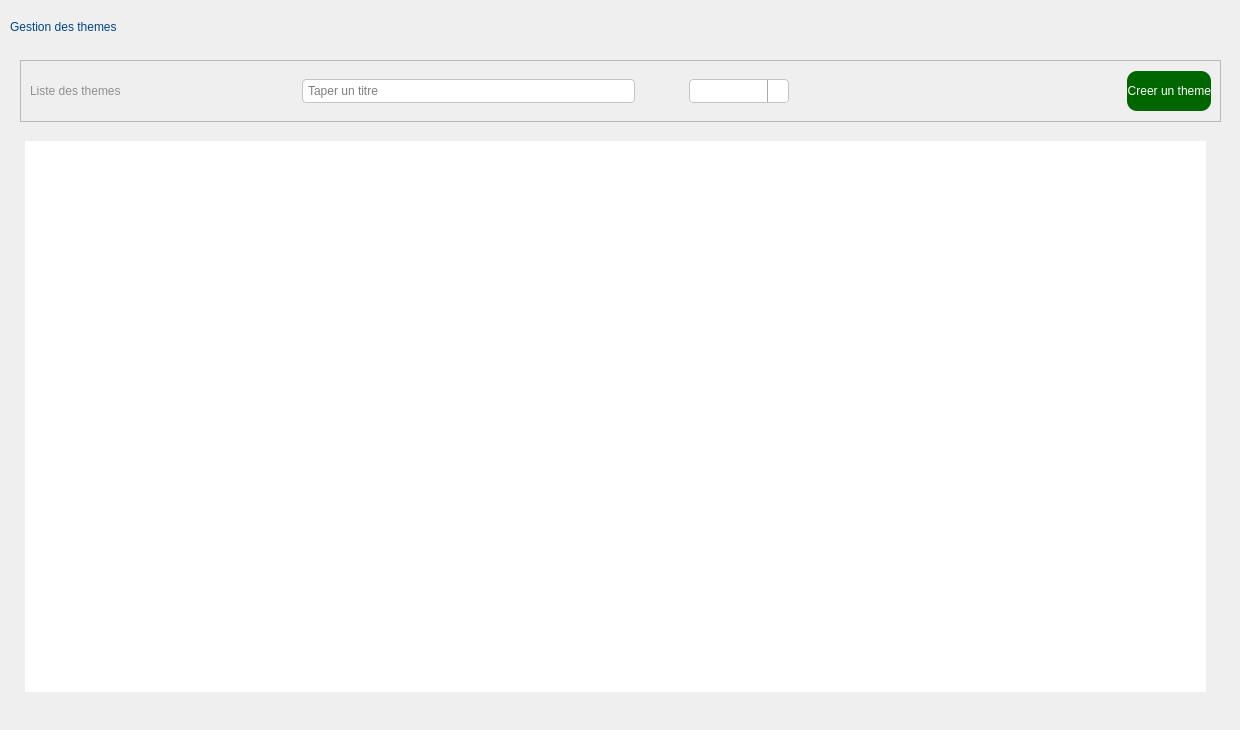
         <widget class="QWidget" name="themes_page">
          <widget class="QLabel" name="lbl_titre_themes">
           <property name="geometry">
            <rect>
             <x>10</x>
             <y>11</y>
             <width>281</width>
             <height>31</height>
            </rect>
           </property>
           <property name="styleSheet">
            <string notr="true">    color: #004780;
font: bold 15pt &quot;Segoe UI&quot;;</string>
           </property>
           <property name="text">
            <string>Gestion des themes</string>
           </property>
          </widget>
          <widget class="QWidget" name="widget_themes" native="true">
           <property name="geometry">
            <rect>
             <x>10</x>
             <y>50</y>
             <width>1221</width>
             <height>671</height>
            </rect>
           </property>
           <widget class="QFrame" name="frame_themes">
            <property name="geometry">
             <rect>
              <x>10</x>
              <y>10</y>
              <width>1201</width>
              <height>62</height>
             </rect>
            </property>
            <property name="styleSheet">
             <string notr="true">QLineEdit {
    /* Marge interne pour le texte et l'icône de la loupe */
    padding: 3px; 
    /* Bordure légèrement arrondie */
    border: 1px solid #C4C4C3;
    border-radius: 4px; 
}
QComboBox {
    /* Marge interne pour le texte */
    padding: 3px; 
    /* Bordure légèrement arrondie */
    border: 1px solid #C4C4C3;
    border-radius: 4px; 
}
QComboBox::drop-down {
    /* Rendre la flèche de la liste déroulante plus discrète */
    subcontrol-origin: padding;
    subcontrol-position: top right;
    width: 20px;

    border-left-width: 1px;
    border-left-color: darkgray;
    border-left-style: solid; 
    border-top-right-radius: 3px;
    border-bottom-right-radius: 3px;
}</string>
            </property>
            <property name="frameShape">
             <enum>QFrame::Shape::StyledPanel</enum>
            </property>
            <property name="frameShadow">
             <enum>QFrame::Shadow::Raised</enum>
            </property>
            <layout class="QHBoxLayout" name="horizontalLayout_18">
             <item>
              <widget class="QLabel" name="liste_themes">
               <property name="styleSheet">
                <string notr="true">color:rgb(144, 144, 144);
font: bold 13pt &quot;Segoe UI&quot;;</string>
               </property>
               <property name="text">
                <string>Liste des themes</string>
               </property>
              </widget>
             </item>
             <item>
              <spacer name="horizontalSpacer_16">
               <property name="orientation">
                <enum>Qt::Orientation::Horizontal</enum>
               </property>
               <property name="sizeType">
                <enum>QSizePolicy::Policy::Maximum</enum>
               </property>
               <property name="sizeHint" stdset="0">
                <size>
                 <width>175</width>
                 <height>20</height>
                </size>
               </property>
              </spacer>
             </item>
             <item>
              <widget class="QLineEdit" name="recherche_themes">
               <property name="placeholderText">
                <string>Taper un titre</string>
               </property>
               <property name="clearButtonEnabled">
                <bool>true</bool>
               </property>
              </widget>
             </item>
             <item>
              <spacer name="horizontalSpacer_18">
               <property name="orientation">
                <enum>Qt::Orientation::Horizontal</enum>
               </property>
               <property name="sizeType">
                <enum>QSizePolicy::Policy::Maximum</enum>
               </property>
               <property name="sizeHint" stdset="0">
                <size>
                 <width>48</width>
                 <height>20</height>
                </size>
               </property>
              </spacer>
             </item>
             <item>
              <layout class="QHBoxLayout" name="horizontalLayout_19">
               <item>
                <widget class="QComboBox" name="filtre_mention_2">
                 <property name="minimumSize">
                  <size>
                   <width>100</width>
                   <height>0</height>
                  </size>
                 </property>
                </widget>
               </item>
              </layout>
             </item>
             <item>
              <spacer name="horizontalSpacer_19">
               <property name="orientation">
                <enum>Qt::Orientation::Horizontal</enum>
               </property>
               <property name="sizeType">
                <enum>QSizePolicy::Policy::Expanding</enum>
               </property>
               <property name="sizeHint" stdset="0">
                <size>
                 <width>40</width>
                 <height>20</height>
                </size>
               </property>
              </spacer>
             </item>
             <item>
              <widget class="QPushButton" name="btn_add_themes">
               <property name="styleSheet">
                <string notr="true">QPushButton{
color:rgb(255, 255, 255);
font: bold 10pt &quot;Segoe UI&quot;;
height: 40px;
background-color: rgb(0, 102, 0);
border-radius: 10px;
text-align: right;
}</string>
               </property>
               <property name="text">
                <string>Creer un theme</string>
               </property>
               <property name="checkable">
                <bool>true</bool>
               </property>
              </widget>
             </item>
            </layout>
           </widget>
           <widget class="QTableView" name="table_themes">
            <property name="geometry">
             <rect>
              <x>15</x>
              <y>91</y>
              <width>1181</width>
              <height>551</height>
             </rect>
            </property>
            <property name="styleSheet">
             <string notr="true">QTableView QHeaderView::section {
    text-align: center; 
    font-weight: bold;
    color: #404040; 
}</string>
            </property>
            <property name="frameShape">
             <enum>QFrame::Shape::NoFrame</enum>
            </property>
            <property name="alternatingRowColors">
             <bool>true</bool>
            </property>
            <property name="selectionMode">
             <enum>QAbstractItemView::SelectionMode::SingleSelection</enum>
            </property>
            <property name="showGrid">
             <bool>false</bool>
            </property>
            <attribute name="horizontalHeaderStretchLastSection">
             <bool>true</bool>
            </attribute>
            <attribute name="verticalHeaderVisible">
             <bool>false</bool>
            </attribute>
           </widget>
          </widget>
         </widget>
